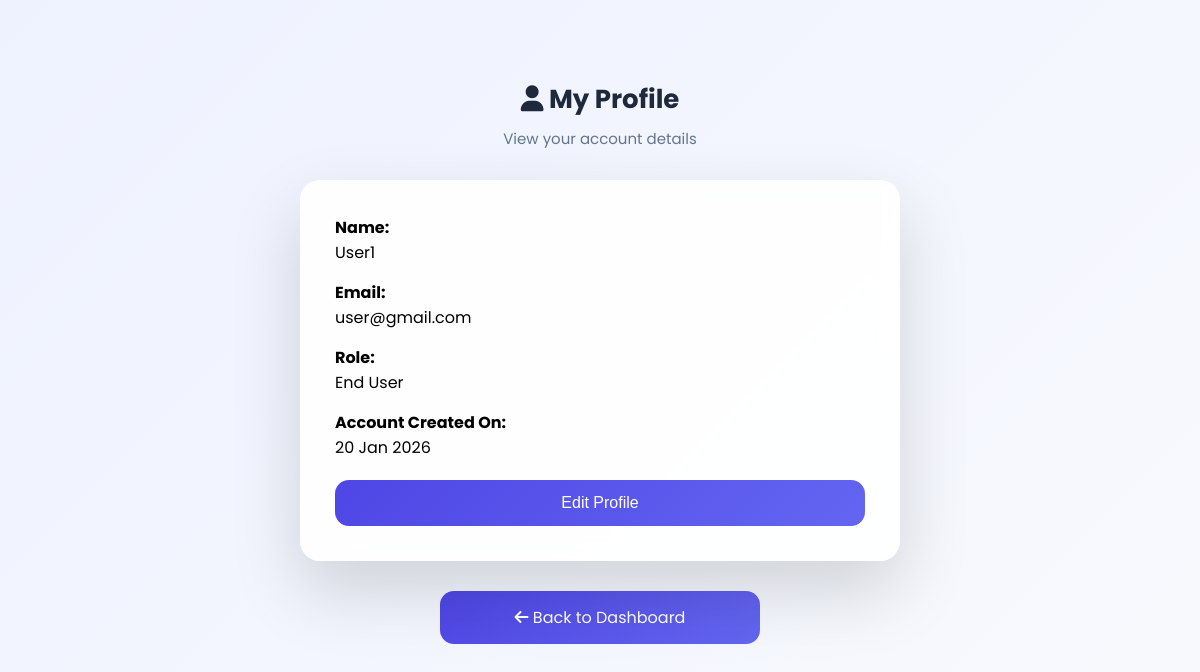
Page /profile.php (signed in) on the committed database.
### tables this page shows
CREATE TABLE `users` (
  `user_id` int(11) NOT NULL,
  `name` varchar(100) NOT NULL,
  `email` varchar(100) NOT NULL,
  `password` varchar(255) NOT NULL,
  `role` varchar(20) NOT NULL,
  `created_at` datetime NOT NULL DEFAULT current_timestamp(),
  `status` enum('Active','Inactive') NOT NULL DEFAULT 'Active',
  `is_super_admin` tinyint(1) NOT NULL DEFAULT 0
);

### profile.php (the view, shortened to what this page needs)
<?php
include("../config/db.php");
$user_id = $_SESSION['user_id'];
$query = mysqli_query($conn,"
    SELECT name, email, role, created_at
    FROM users
    WHERE user_id = '$user_id'
");
$user = mysqli_fetch_assoc($query);
?>
<!DOCTYPE html>
<html>
<head>
<link rel="stylesheet" href="../assets/css/style.css">
<link rel="stylesheet"
href="https://cdnjs.cloudflare.com/ajax/libs/font-awesome/6.5.0/css/all.min.css">
</head>
<body>
<div class="dashboard-container">
  <div class="dashboard-header">
    <h2><i class="fa-solid fa-user"></i> My Profile</h2>
    <p>View your account details</p>
  </div>
  <div class="card" style="max-width:600px;margin:auto;">
    <p><strong>Name:</strong><br>
      <?php echo htmlspecialchars($user['name']); ?>
    </p>
    <p style="margin-top:15px;"><strong>Email:</strong><br>
      <?php echo htmlspecialchars($user['email']); ?>
    </p>
    <p style="margin-top:15px;"><strong>Role:</strong><br>
      <?php echo $user['role']; ?>
    </p>
    <p style="margin-top:15px;"><strong>Account Created On:</strong><br>
      <?php echo date("d M Y", strtotime($user['created_at'])); ?>
    </p>
	<a href="edit_profile.php">
  <button class="btn" style="margin-top:20px;">
    Edit Profile
  </button>
</a>
  </div>
  <a href="dashboard.php" class="btn back-btn">
    <i class="fa-solid fa-arrow-left"></i> Back to Dashboard
  </a>
</div>
</body>
</html>

### style.css (style rules this page uses)
:root { --primary:#4f46e5; --secondary:#0f172a; --light:#f8fafc; --white:#ffffff; --gray:#64748b; }
* { margin:0; padding:0; box-sizing:border-box; }
body { font-family:'Poppins',sans-serif; background:linear-gradient(135deg,#eef2ff,#f8fafc); min-height:100vh; }
.card { background:rgba(255,255,255,0.9); backdrop-filter: blur(10px); padding:35px; border-radius:20px; box-shadow:0 30px 70px rgba(0,0,0,0.15); animation:fadeUp .6s ease; }
h2 { text-align:center; margin-bottom:10px; color:#1e293b; }
.btn { width:100%; background:linear-gradient(135deg,#4f46e5,#6366f1); color:white; border:none; padding:14px; border-radius:14px; font-size:16px; cursor:pointer; margin-top:22px; transition:.3s; }
.dashboard-container { max-width: 1000px; margin: 80px auto; }
.dashboard-header { margin-bottom: 30px; }
.dashboard-header h2 { font-size: 26px; color:#1e293b; }
.dashboard-header p { color:#64748b; margin-top: 6px; }
a { text-decoration: none !important; }
.back-btn { margin-top:25px; display:inline-block; }
.back-btn { display:block; width:320px; max-width:90%; margin:30px auto 0; text-align:center; }
.dashboard-header { text-align:center; margin-bottom:35px; }
.dashboard-header h2 { margin-bottom:8px; }
.dashboard-header p { margin:0; color:#64748b; font-size:15px; }
.card, .dashboard-container { overflow: visible !important; }
.card { margin-bottom: 30px; }
.dashboard-header { overflow: visible !important; }
.card { overflow: visible !important; }
.dashboard-container, .card { overflow: visible !important; }
.card, .dashboard-container { overflow:visible !important; }

### rows in the picture
users: name "User1", email "user@gmail.com", role "End User", created_at "20 Jan 2026"
